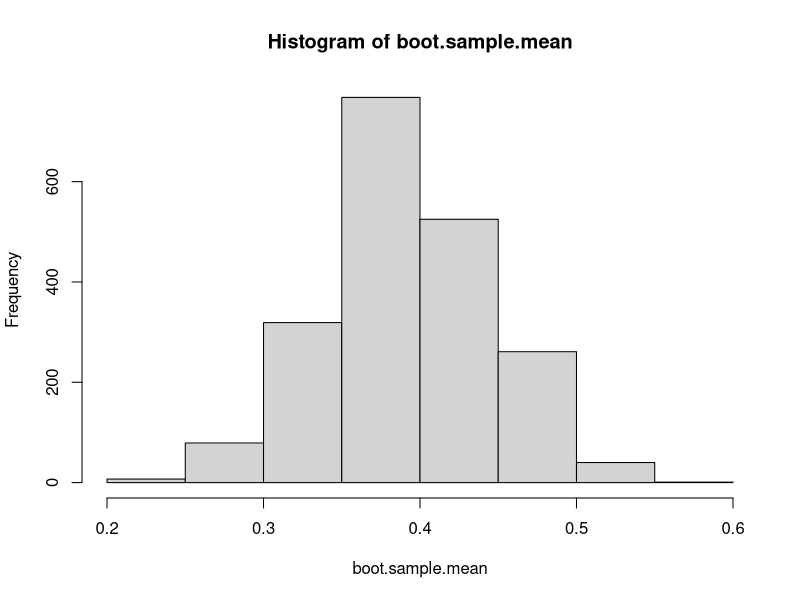

This chart was generated by the following R code: (Note: this script raises an error after producing the figure.)
## ---- chunk 1
# Read in the csv file 
video_df <- read.csv('data/video_fixed.csv')
# removes the last row (all NA values)
video_df <- video_df[-nrow(video_df),]
video_df
## ---- chunk 2
# Clean video multiple df
#read in csv file
video_multiple_df <- read.csv('data/video_multiple_fixed.csv')
#sets first row as col names
colnames(video_multiple_df) <- video_multiple_df[1,]
#removes the first row
video_multiple_df <- video_multiple_df[-1, ] 
video_multiple_df
## ---- chunk 3
# Clean video_df
video_df$like[video_df$like==99] <- NA
video_df$where[video_df$where==99] <- NA
video_df$freq[video_df$freq==99] <- NA
video_df$busy[video_df$busy==99] <- NA
video_df$educ[video_df$educ==99] <- NA
video_df$math[video_df$math==99] <- NA
video_df$work[video_df$work==99] <- NA
video_df$cdrom[video_df$cdrom==99] <- NA
## ---- chunk 4
#SCENARIO 1
played_videogames <- video_df$time
played_videogames[played_videogames > 0] <- 1
played_videogames

# t.test(played_videogames)

#BOOTSTRAPPING
n <- 91
N = 314
ind.boot <- sample.int(n, size=N, replace=TRUE)
played_videogames.boot <- played_videogames[ind.boot]
B <- 2000
boot.sample.mean <- rep(NA, B)
for(i in 1:B){
  ind <- sample.int(N, size=n, replace=TRUE)
  boot <- played_videogames.boot[ind]
  boot.sample.mean[i] <- mean(boot)
  
}

mean(played_videogames)
mean(boot.sample.mean)

hist(boot.sample.mean)
dev.copy(png,'graphs/scen1histogram.png')
dev.off()
qqline(boot.sample.mean)
dev.copy(png,'graphs/scen1qqline.png')
dev.off()

## ---- chunk 5
#SCENARIO 2
video_df

plot(video_df$time, video_df$freq)
cor(video_df$time, video_df$freq, use = "complete.obs")
## Too low to mean anything
## result of bias to the data as asked about playing video games the week before a midterm. 

## ---- chunk 6
#SCENARIO 6
#split into not played (5 and 1)
not_liked = video_df[video_df$like == 1 | video_df$like == 5,]
#split into played (2, 3, 4)
liked = video_df[video_df$like==2|video_df$like==2|video_df$like==3,]
barplot(table(not_liked$grade),names.arg=c('C','B','A'),col = c('red','blue','green') ,main= 'Distribution of Grades - Not Liked', border=TRUE,
        xlab='Grade Expected', ylab='count')
barplot(table(liked$grade),names.arg=c('C','B','A'),col = c('red','blue','green') ,main= 'Distribution of Grades - Liked', border=TRUE,
        xlab='Grade Expected', ylab='count')

## ---- chunk 7
educ1 = video_df[video_df$educ==1,]
educ0 = video_df[video_df$educ==0,]
   
barplot(table(educ0$grade),names.arg=c('C','B','A'),col = c('red','blue','green') ,main= 'Distribution of Grades - Not Educational', border=TRUE,
        xlab='Grade Expected', ylab='count')
barplot(table(educ1$grade),names.arg=c('C','B','A'),col = c('red','blue','green') ,main= 'Distribution of Grades - Educational', border=TRUE,
        xlab='Grade Expected', ylab='count')
